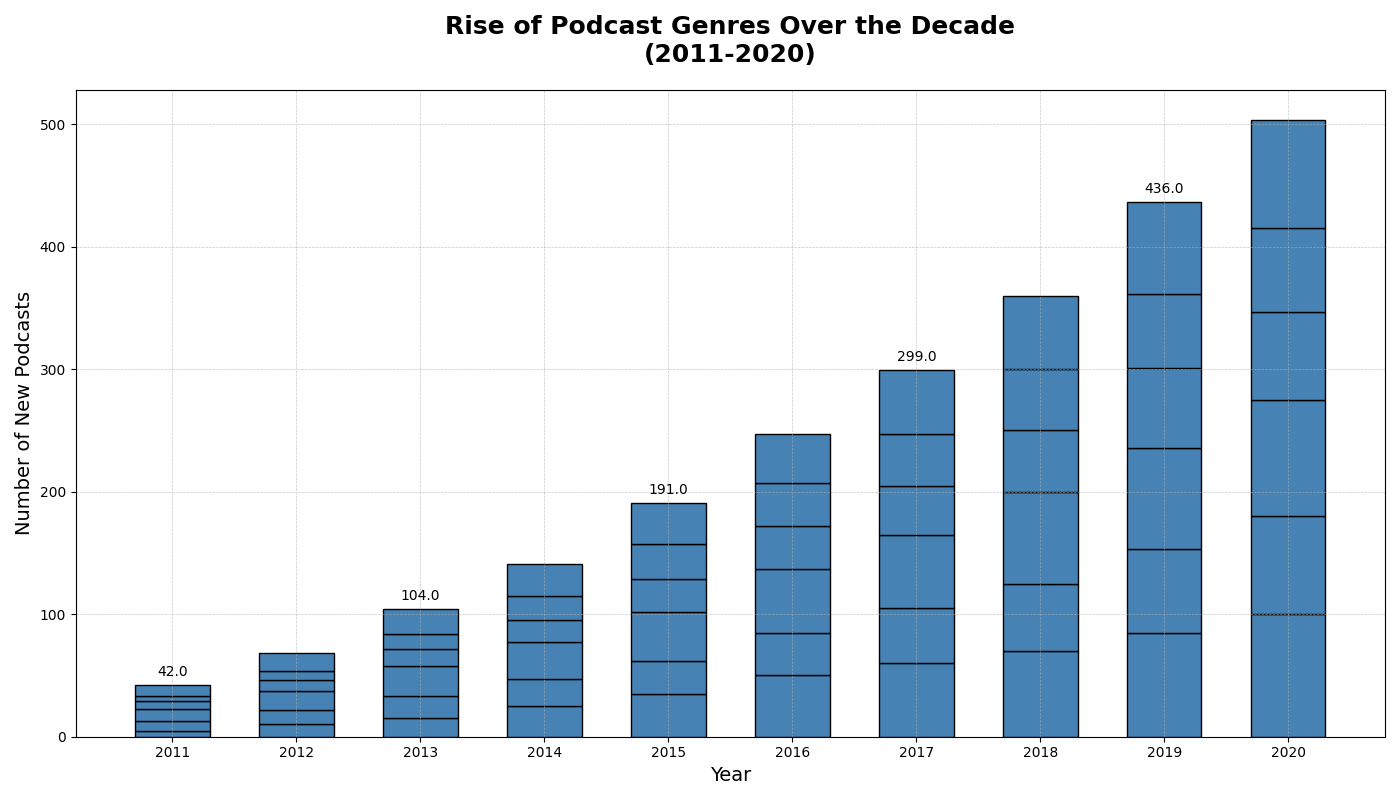

Recreate this plot in Python.
import matplotlib.pyplot as plt
import numpy as np

# Define the years and genres
years = np.arange(2011, 2021)
genres = ['True Crime', 'Business', 'Technology', 'Health', 'Sports', 'Comedy']

# Artificial data: Number of new podcasts released each year for each genre
true_crime = [5, 10, 15, 25, 35, 50, 60, 70, 85, 100]
business = [8, 12, 18, 22, 27, 35, 45, 55, 68, 80]
technology = [10, 15, 25, 30, 40, 52, 60, 75, 83, 95]
health = [6, 9, 14, 18, 27, 35, 40, 50, 65, 72]
sports = [4, 8, 12, 20, 28, 35, 42, 50, 60, 68]
comedy = [9, 14, 20, 26, 34, 40, 52, 60, 75, 88]

# Stack the data for different genres
stacked_data = np.array([true_crime, business, technology, health, sports, comedy])

# Set up the figure and axis
fig, ax = plt.subplots(figsize=(14, 8))

# Define the width of the bars
bar_width = 0.6

# Single color for all genres
single_color = '#4682B4'

# Plotting stacked bars
bottom = np.zeros(len(years))
for i in range(len(genres)):
    ax.bar(
        years, 
        stacked_data[i], 
        bar_width, 
        bottom=bottom, 
        color=single_color, 
        edgecolor='black'
    )
    bottom += stacked_data[i]

# Add annotations for significant points
for i, (year, new_podcasts) in enumerate(zip(years, bottom)):
    if i % 2 == 0:
        ax.text(year, new_podcasts + 5, f'{new_podcasts}', ha='center', va='bottom', fontsize=10)

# Title and labels
ax.set_title('Rise of Podcast Genres Over the Decade\n(2011-2020)', fontsize=18, fontweight='bold', pad=20)
ax.set_xlabel('Year', fontsize=14)
ax.set_ylabel('Number of New Podcasts', fontsize=14)

# Setting xticks
ax.set_xticks(years)

# Adding grid for clarity
ax.grid(True, which='both', linestyle='--', linewidth=0.5, alpha=0.7)

# Ensure the layout is properly adjusted, avoid overlap of elements
plt.tight_layout()

# Show the plot
plt.show()
